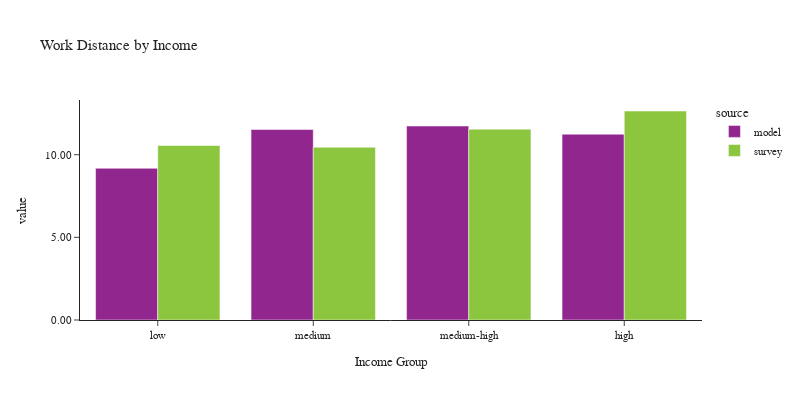

The notebook cell this image was saved under:
### Code cell
plot_work_location(df_workers, 'hhincome_group', 'Income', 'Income Group')

### Figure 1 — Plotly figure (JSON) as saved in the notebook; plotly's stock layout.template omitted (floating-point values rounded to 4 significant figures)
{"data": [{"alignmentgroup": "True", "customdata": [[242360], [474539], [665785], [840477]], "hovertemplate": "source=model<br>hhincome_group=%{x}<br>value=%{y}<br>sample count=%{customdata[0]}<extra></extra>", "legendgroup": "model", "marker": {"color": "#91268F", "pattern": {"shape": ""}}, "name": "model", "offsetgroup": "model", "orientation": "v", "showlegend": true, "textposition": "auto", "type": "bar", "x": ["low", "medium", "medium-high", "high"], "xaxis": "x", "y": [9.178, 11.52, 11.73, 11.24], "yaxis": "y"}, {"alignmentgroup": "True", "customdata": [[672], [626], [920], [605]], "hovertemplate": "source=survey<br>hhincome_group=%{x}<br>value=%{y}<br>sample count=%{customdata[0]}<extra></extra>", "legendgroup": "survey", "marker": {"color": "#8CC63E", "pattern": {"shape": ""}}, "name": "survey", "offsetgroup": "survey", "orientation": "v", "showlegend": true, "textposition": "auto", "type": "bar", "x": ["low", "medium", "medium-high", "high"], "xaxis": "x", "y": [10.55, 10.45, 11.54, 12.64], "yaxis": "y"}], "layout": {"barmode": "group", "font": {"size": 11}, "height": 400, "legend": {"title": {"text": "source"}, "tracegroupgap": 0}, "title": {"text": "Work Distance by Income"}, "width": 800, "xaxis": {"anchor": "y", "domain": [0.0, 1.0], "title": {"text": "Income Group"}}, "yaxis": {"anchor": "x", "domain": [0.0, 1.0], "tickformat": ".2f", "title": {"text": "value"}}}}
